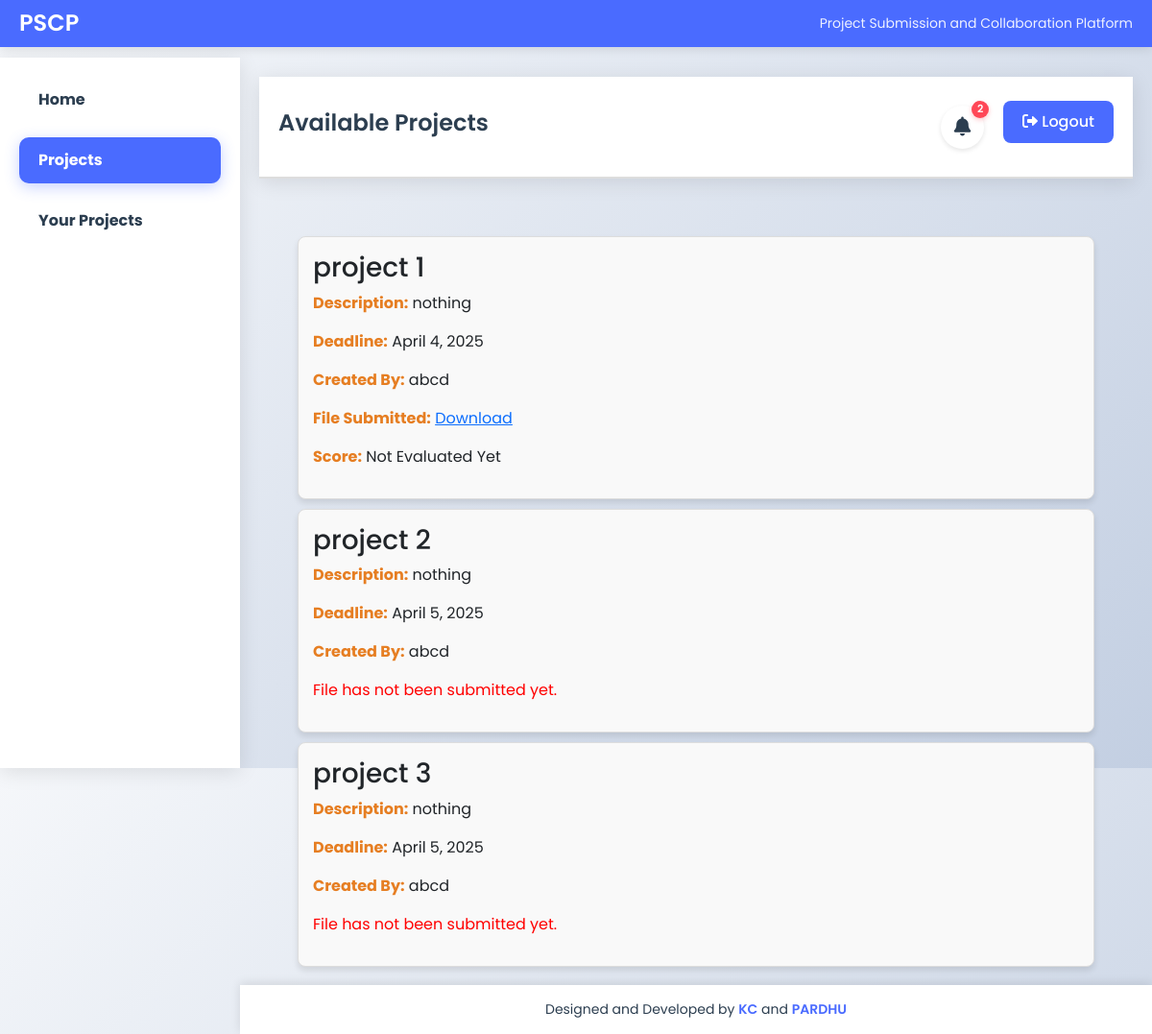
The page /project/student/projects/ (signed in) on the database as committed earlier.
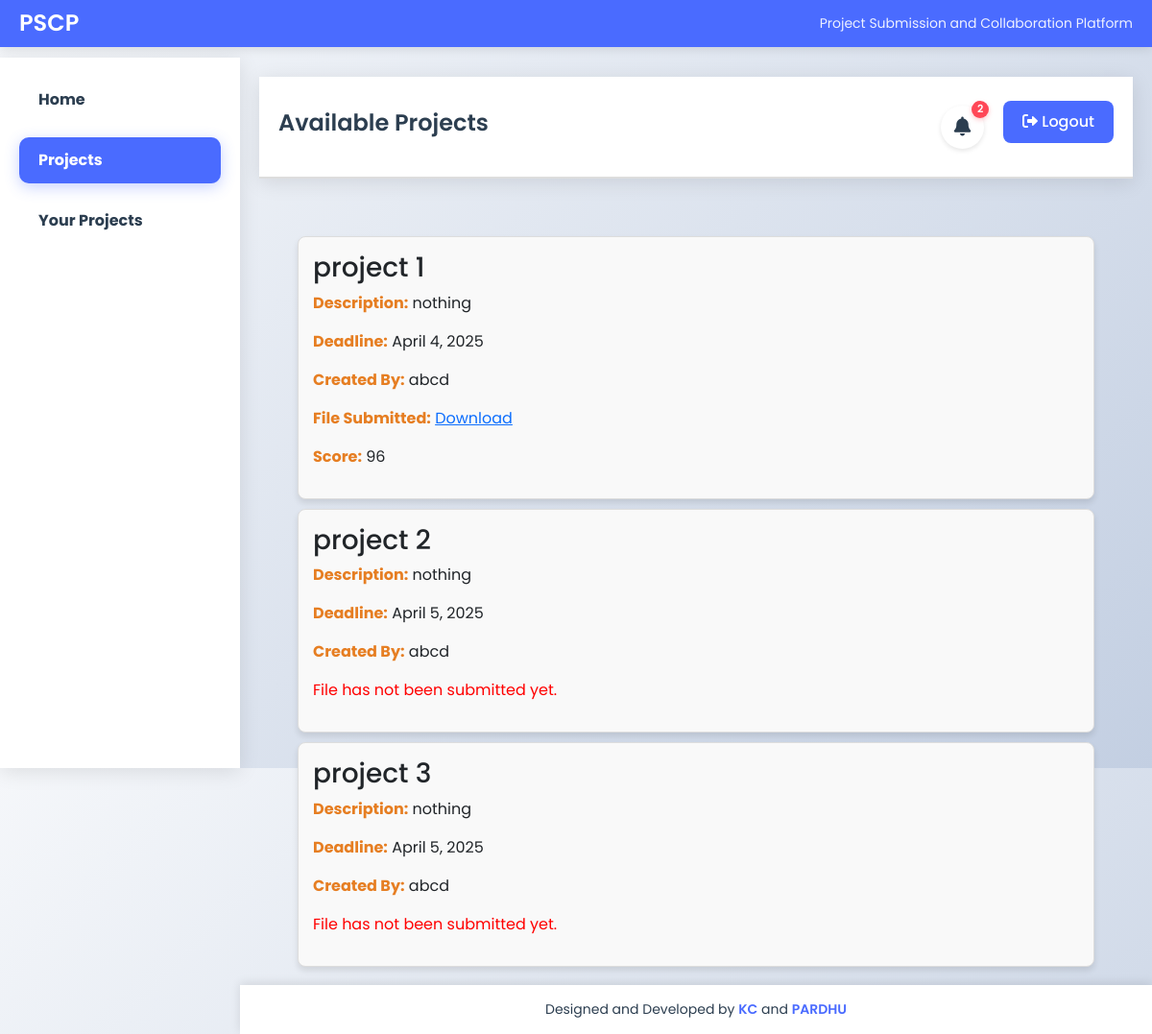
The same page on the database as committed later.
### project/models.py (models this page shows, shortened)
class Project(models.Model):
    title = models.CharField(max_length=255)
    description = models.TextField()
    deadline = models.DateField()
    created_by = models.ForeignKey(User, on_delete=models.CASCADE)  # Links project to the teacher who created it
    file = models.FileField(upload_to="project_files/", null=True, blank=True)  # File submission
    score = models.IntegerField(null=True, blank=True)  # Score (only if file is uploaded)
    is_submitted = models.BooleanField(default=False)
    is_deleted = models.BooleanField(default=False)  # New field to track deleted projects
    created_at = models.DateTimeField(auto_now_add=True)  # Timestamp

### project/views.py (the view)
# urls.py: path("student/projects/", views.student_project_list, name="student_projects"),
@login_required
def student_project_list(request):
    projects = Project.objects.all()
    return render(request, "stud_project_list.html", {"projects": projects})

### project/templates/stud_project_list.html (shortened to what this page needs)
{% extends "base.html" %}
{% block sidebar %}
    <nav>
        <a href="{% url 'student_dashboard' %}">Home</a>
        <a href="{% url 'project:student_projects' %}" class="active">Projects</a>
        <a href="{% url 'project:your_projects' %}">Your Projects</a>
    </nav>
{% endblock %}
{% block header %}Available Projects{% endblock %}
{% block content %}
    <div class="project-container">
        {% for project in projects %}
        <div class="project-card" onclick="location.href='{% url 'project:project_info' project.id %}'">
            <h3>{{ project.title }}</h3>
            <p><strong>Description:</strong> {{ project.description }}</p>
            <p><strong>Deadline:</strong> {{ project.deadline }}</p>
            <p><strong>Created By:</strong> {{ project.created_by.get_full_name|default:project.created_by.username }}</p>
            {% if project.file %}
                <p><strong>File Submitted:</strong> <a href="{{ project.file.url }}" download>Download</a></p>
                {% if project.score is not None %}
                    <p><strong>Score:</strong> {{ project.score }}</p>
                {% else %}
                    <p><strong>Score:</strong> Not Evaluated Yet</p>
                {% endif %}
            {% else %}
                <p style="color: red;">File has not been submitted yet.</p>
            {% endif %}
        </div>
        {% empty %}
            <p>No projects available at the moment.</p>
        {% endfor %}
    </div>
{% endblock %}

Rows that differ between the two databases and show on the page:
changed Project "project 1": score (not shown) → "96"; no longer shows "Not Evaluated Yet"
